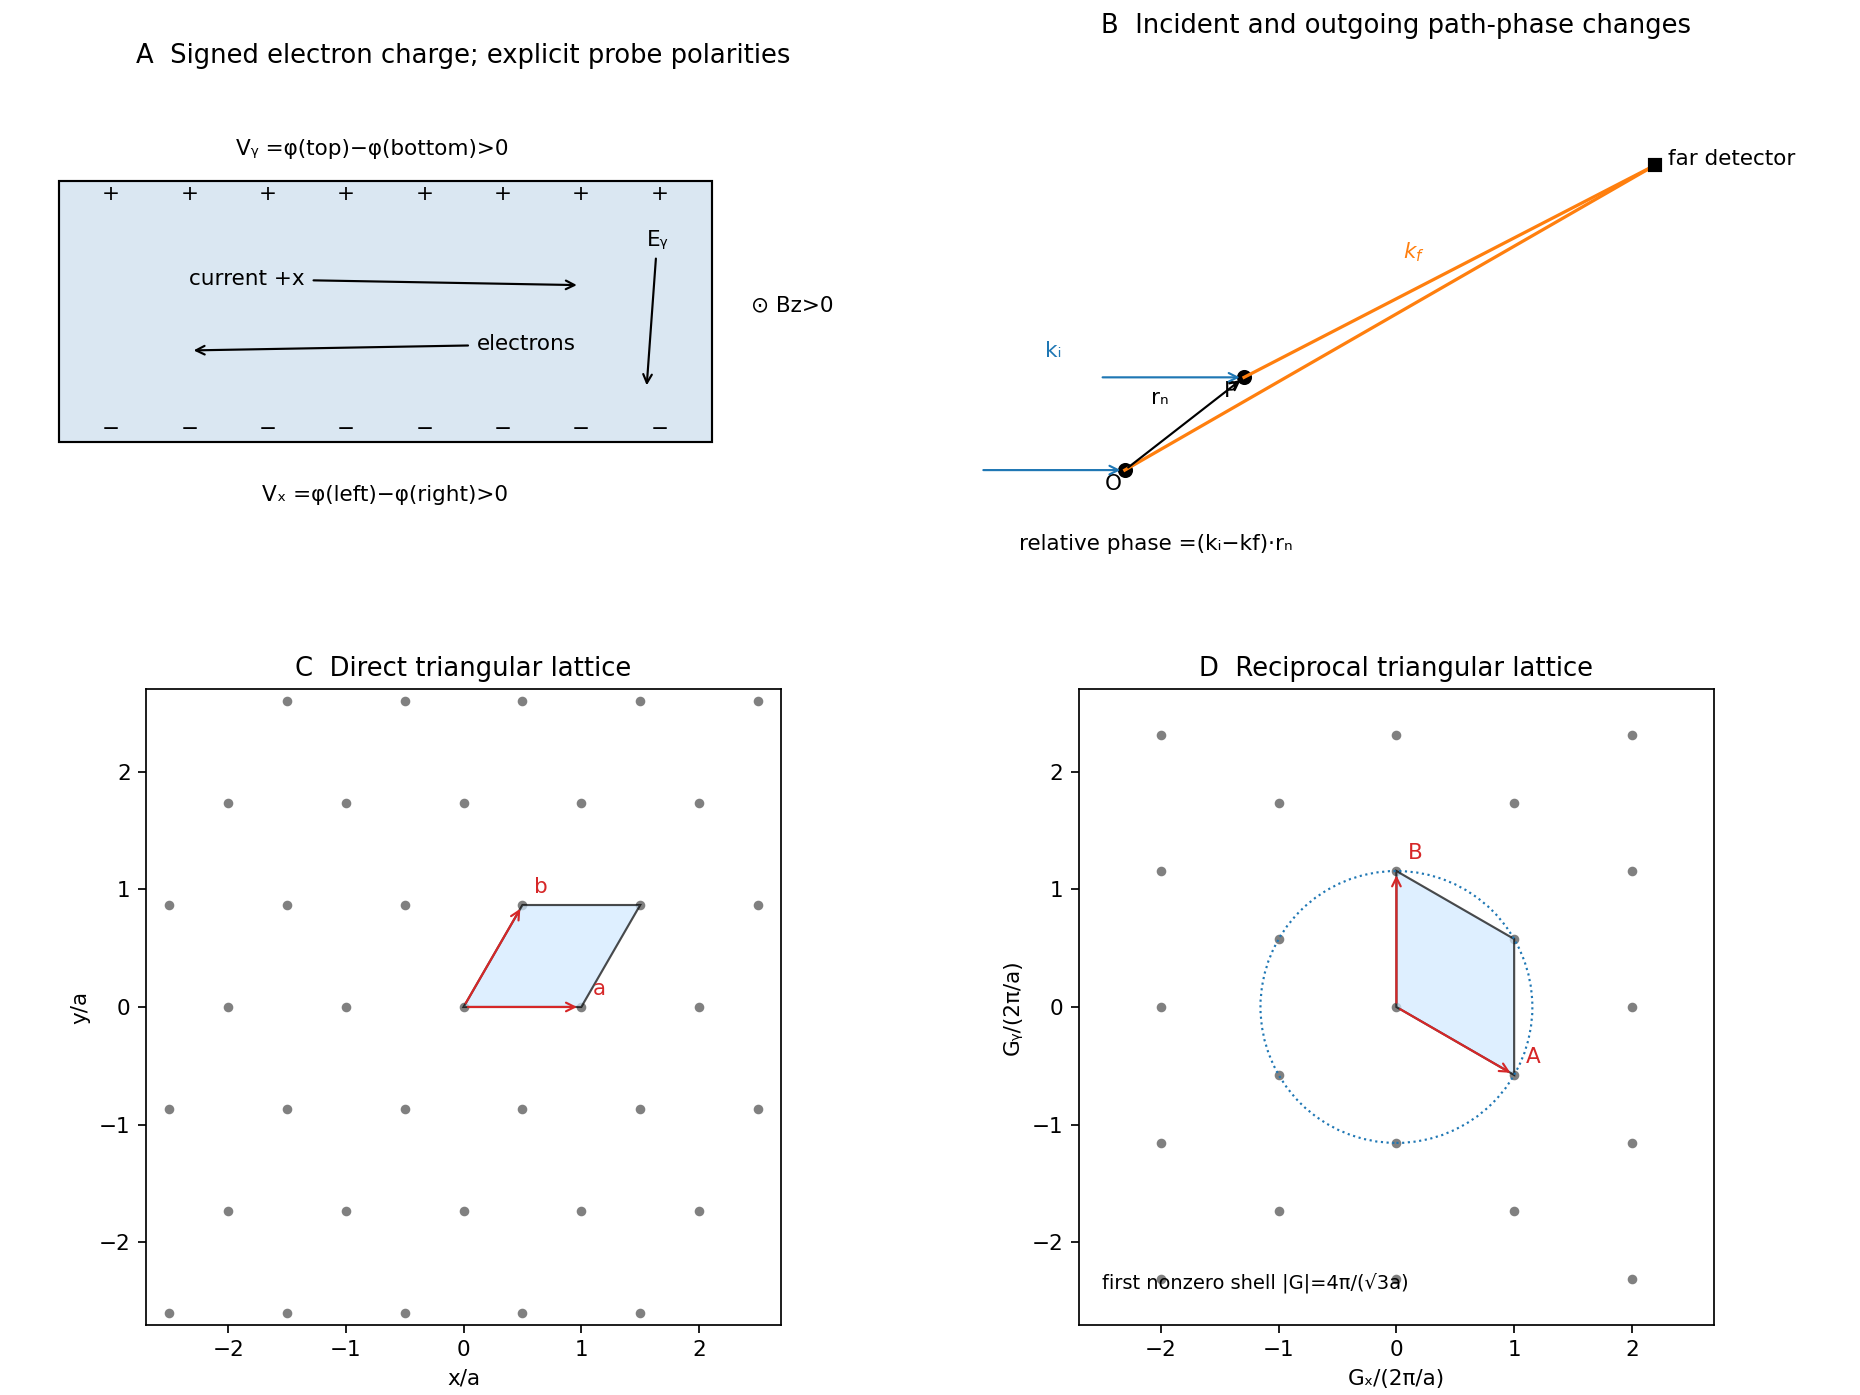

Generate this figure with Python:
"""Original derivation schematics; Python3.14, numpy/matplotlib; PNG to cwd."""
import numpy as np
import matplotlib
matplotlib.use('Agg')
import matplotlib.pyplot as plt
from matplotlib.patches import Rectangle,Polygon,Circle
plt.rcParams.update({'font.size':10})
fig,axs=plt.subplots(2,2,figsize=(12,9),layout='constrained')
ax=axs[0,0];ax.add_patch(Rectangle((0,0),5,2,facecolor='#dae7f2',edgecolor='black'))
for x in np.linspace(.4,4.6,8):ax.text(x,1.85,'+',ha='center');ax.text(x,.05,'−',ha='center')
ax.annotate('current +x',xy=(4,1.2),xytext=(1,1.2),arrowprops={'arrowstyle':'->'})
ax.annotate('electrons',xy=(1,.7),xytext=(3.2,.7),arrowprops={'arrowstyle':'->'})
ax.annotate('Eᵧ',xy=(4.5,.4),xytext=(4.5,1.5),arrowprops={'arrowstyle':'->'})
ax.text(2.4,2.2,'Vᵧ =φ(top)−φ(bottom)>0',ha='center')
ax.text(2.5,-.45,'Vₓ =φ(left)−φ(right)>0',ha='center')
ax.text(5.3,1,'⊙ Bz>0',ha='left')
ax.set(xlim=(-.4,6.6),ylim=(-1,2.8),aspect='equal',title='A  Signed electron charge; explicit probe polarities');ax.axis('off')
ax=axs[0,1];O=np.array([0.,0.]);P=np.array([.9,.7]);D=np.array([4.,2.3])
for v,label in [(O,'O'),(P,'P')]:
 ax.plot(*v,'ko');ax.text(*(v+[-.15,-.15]),label)
 ax.annotate('',xy=v,xytext=v+[-1.1,0],arrowprops={'arrowstyle':'->','color':'tab:blue'})
 ax.plot([v[0],D[0]],[v[1],D[1]],color='tab:orange')
ax.annotate('',xy=P,xytext=O,arrowprops={'arrowstyle':'->','color':'black'})
ax.text(.2,.5,'rₙ');ax.text(-.6,.85,'kᵢ',color='tab:blue');ax.text(2.1,1.6,r'$k_f$',color='tab:orange')
ax.plot(*D,'ks');ax.text(*(D+[.1,0]),'far detector')
ax.text(-.8,-.6,'relative phase =(kᵢ−kf)·rₙ')
ax.set(xlim=(-1.4,5.5),ylim=(-1,3.2),aspect='equal',title='B  Incident and outgoing path-phase changes');ax.axis('off')
a=np.array([1.,0]);b=np.array([.5,np.sqrt(3)/2])
A=np.array([1.,-1/np.sqrt(3)]);B=np.array([0.,2/np.sqrt(3)])
for ax,v,w,title,xlabel in [(axs[1,0],a,b,'C  Direct triangular lattice','x/a'),(axs[1,1],A,B,'D  Reciprocal triangular lattice','Gₓ/(2π/a)')]:
 pts=np.array([i*v+j*w for i in range(-3,4) for j in range(-3,4)])
 ax.scatter(pts[:,0],pts[:,1],s=12,color='gray')
 ax.add_patch(Polygon([np.zeros(2),v,v+w,w],facecolor='#d1e9ff',edgecolor='black',alpha=.7))
 for vec,lab in [(v,'a' if title.startswith('C') else 'A'),(w,'b' if title.startswith('C') else 'B')]:
  ax.annotate('',xy=vec,xytext=(0,0),arrowprops={'arrowstyle':'->','color':'tab:red'})
  ax.text(*(vec+[.1,.1]),lab,color='tab:red')
 ax.set(xlim=(-2.7,2.7),ylim=(-2.7,2.7),aspect='equal',title=title,xlabel=xlabel,ylabel='y/a' if title.startswith('C') else 'Gᵧ/(2π/a)')
 if title.startswith('D'):
  ax.add_patch(Circle((0,0),2/np.sqrt(3),fill=False,color='tab:blue',ls=':'))
  ax.text(-2.5,-2.4,'first nonzero shell |G|=4π/(√3a)',fontsize=9)
fig.savefig('paper-2-lattices-and-hall.png',dpi=155,facecolor='white')
